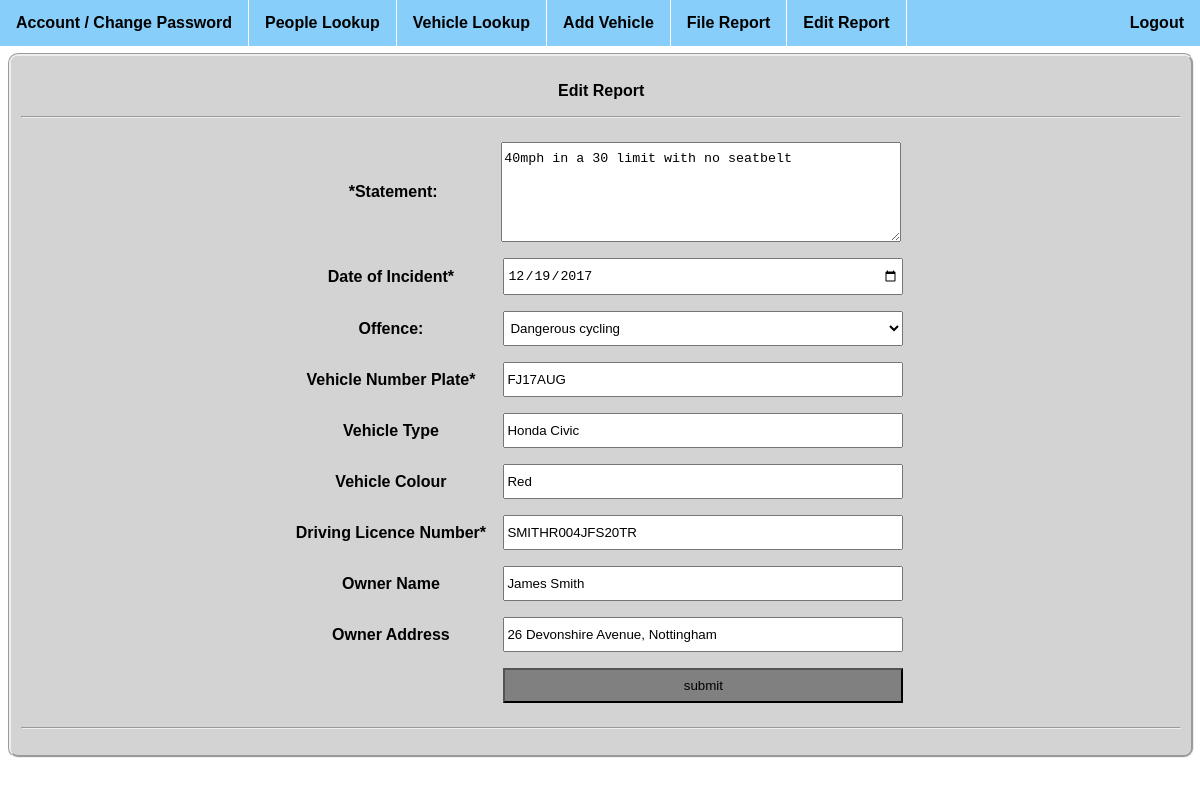
The page /edit_report.php?ID=1 on the database its author committed.
### tables this page shows
CREATE TABLE `Incident` (
  `Incident_ID` int(11) NOT NULL,
  `Vehicle_ID` int(11) DEFAULT NULL,
  `People_ID` int(11) DEFAULT NULL,
  `Incident_Date` date NOT NULL,
  `Incident_Report` varchar(500) NOT NULL,
  `Offence_ID` int(11) DEFAULT NULL,
  `Officer_username` varchar(50) NOT NULL
);

CREATE TABLE `Vehicle` (
  `Vehicle_ID` int(11) NOT NULL,
  `Vehicle_type` varchar(20) NOT NULL,
  `Vehicle_colour` varchar(20) NOT NULL,
  `Vehicle_licence` varchar(7) NOT NULL
);

CREATE TABLE `People` (
  `People_ID` int(11) NOT NULL,
  `People_name` varchar(50) NOT NULL,
  `People_address` varchar(50) DEFAULT NULL,
  `People_licence` varchar(16) NOT NULL
);

### edit_report.php (the view, shortened to what this page needs)
<?php include('menu.php'); ?>
<html>
    <head>
    <link rel="stylesheet" href="trafficreport.css">
    </head>
<?php
include('config.php');
$conn = mysqli_connect($servername, $username, $password, $dbname);
$sql_stat = "SELECT Incident_Report, Incident_Date  FROM Incident WHERE Incident_ID = '".$_GET["ID"]."';";
$result_stat = mysqli_query($conn, $sql_stat);
$row_stat = mysqli_fetch_array($result_stat);
$sql_off = "SELECT Offence_description From Offence WHERE Offence_ID =
            (SELECT Offence_ID FROM Incident WHERE Incident_ID = '".$_GET["ID"]."');";
$result_off = mysqli_query($conn, $sql_off);
$row_off = mysqli_fetch_array($result_off);
$sql_veh = "SELECT Vehicle_licence, Vehicle_type, Vehicle_Colour FROM Vehicle WHERE Vehicle_ID =
            (SELECT Vehicle_ID FROM Incident WHERE Incident_ID = '".$_GET["ID"]."');";
$result_veh = mysqli_query($conn, $sql_veh);
$row_veh = mysqli_fetch_array($result_veh);
$sql_pers = "SELECT People_licence, People_address, People_name FROM People WHERE People_ID =
            (SELECT People_ID FROM Incident WHERE Incident_ID = '".$_GET["ID"]."');";
$result_pers = mysqli_query($conn, $sql_pers);
$row_pers = mysqli_fetch_array($result_pers);
?>
    <body>
    <div>
    <b><p>Edit Report<b><p>
    <hr>
    <form method ="POST" name ="form" onchange="return validateForm()" onsubmit="return refreshForm()">
    <p class="vertical"><label for="textarea">*Statement:</label><textarea style="height:100px" class="text" rows="2" cols="20" wrap="hard" name="statement" id="statement" maxlength = '500'><?php echo $row_stat[0]; ?></textarea><br/>
    <label> Date of Incident*</label>       <input type = "date" name = "date" value = "<?php echo $row_stat[1]; ?>"/><br/>
    <label for="offence">Offence:</label>   <select name="offence" id="offence"><br/>
                                            <?php
                                            include('config.php');
                                            $conn = mysqli_connect($servername, $username, $password, $dbname);
                                            $sql_list = "SELECT Offence_description FROM Offence;";
                                            $result = mysqli_query($conn, $sql_list);
                                            if (mysqli_num_rows($result) > 0) {
                                                while($row = mysqli_fetch_assoc($result)) {
                                                    echo "<option value = '".$row_off[0]."' selected>".$row_off[0]."</option>";
                                                    }
                                            }
                                            ?>
                                            </select>
    <label> Vehicle Number Plate*</label>   <input type = "text" name = "plate" maxlength = '7' value = "<?php echo $row_veh[0]; ?>" /><br/>
    <label> Vehicle Type</label>            <input type = "text" name = "type" maxlength = '20' value = "<?php echo $row_veh[1]; ?>"/><br/>
    <label> Vehicle Colour</label>          <input type = "text" name = "colour" maxlength = '20' value = "<?php echo $row_veh[2]; ?>"/><br/>
    <label> Driving Licence Number*</label> <input type = "text" name = "licence" maxlength = '16' value = "<?php echo $row_pers[0]; ?>" /><br/>
    <label> Owner Name</label>              <input type = "text" name = "name" maxlength = '50' value = "<?php echo $row_pers[2]; ?>" /><br/>
    <label> Owner Address</label>           <input type = "text" name = "address" maxlength = '50' value = "<?php echo $row_pers[1]; ?>"/><br/>
    <label> </label>                        <input type = "submit" name = "submit" value = "submit">
    <hr>
    </form>
        </body>
    </html>

### trafficreport.css (style rules this page uses)
body { font-family: sans-serif; }
div { border-radius: 10px; background-color:lightgrey; padding: 10px; width: 98%; margin-top: 15px; margin-left:0px; display: inline-block; text-align: center; border-style: groove; }
label { display: inline-block; width: 200px; }
.vertical * { vertical-align:middle; }
input[type=text], input[type=password], input[type=date], select[id=offence], textarea[name="statement"] { width: 400px; padding: 8px 2px; margin: 8px ; }
input[type=submit] { background-color: grey; margin: 8px 7px; padding: 8px 2px; width: 400px; display: inline-block; }

### menu.php (style rules this page uses)
body { font-family: sans-serif; }

### rows shown on the page
incident: statement "40mph in a 30 limit with no seatbelt", date "12/19/2017"
vehicle: plate "FJ17AUG", type "Honda Civic", colour "Red"
people: licence "SMITHR004JFS20TR", name "James Smith", address "26 Devonshire Avenue, Nottingham"

### other values the page prints
form field offence "Dangerous cycling"
